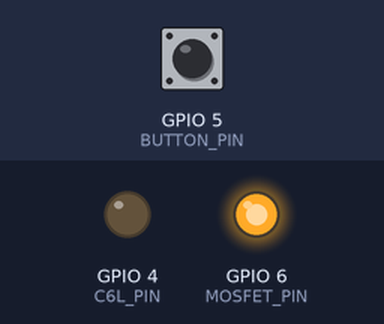
The sketch below on a simulated ESP32-C6. On the bench: output pins drawn as LEDs (lit = HIGH). Dashed ring = blinking. The inputs (shaded band) are chosen by the test bench; at power-on: GPIO 5 (BUTTON_PIN) HIGH. What the sketch prints to the serial monitor is not drawn.

Above: at 2.1 s.
At 3.5 s:
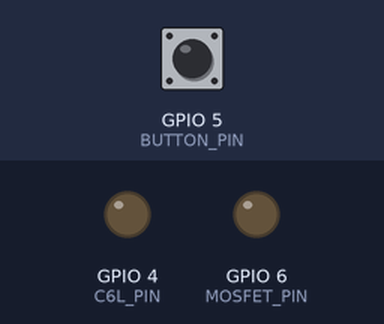
3.6 s: GPIO 5 (BUTTON_PIN) pulled LOW for 1 s
At 4.3 s:
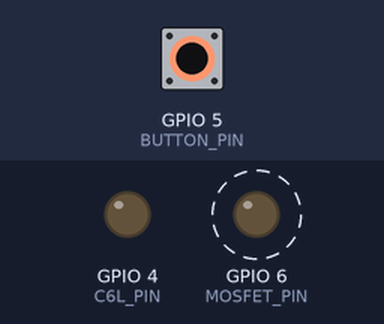
6.1 s: GPIO 5 (BUTTON_PIN) pulled LOW for 3.2 s
Timing chart, 0 to 10.5 s (numbered marks = the images above; inputs shaded):
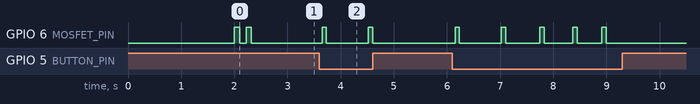

The sketch:

esp32c6_unit_c6l_lora.ino
```cpp
// ============================================
// ESP32-C6 SuperMini + UNIT-C6L
// 10秒長押し -> 爆弾タイマー風ビープ (だんだん加速) + 連続ピー3秒 + G4通知
// ============================================
//
// 配線:
//   GPIO4 -> UNIT-C6L G4 (センサー通知 / Meshtastic Detection)
//   GPIO5 -> デバイススイッチ (SW) 短絡でLOW -> 長押し検出
//   GPIO6 -> NMOS(TRIG) ローサイドMOSFET -> 24Vブザー
//          TRIG-GND 間に 10kΩ プルダウン (書き込み時の誤鳴動防止)
//
// 電源: モバイルバッテリー 5V
// ブザー: DCDCで24V昇圧
// ============================================

#include <math.h>

// ===== ピン定義 (ESP32-C6 SuperMini) =====
const int C6L_PIN    = 4;   // UNIT-C6L G4 へ通知
const int BUTTON_PIN = 5;   // デバイススイッチ (内部プルアップ, 短絡=LOW)
const int MOSFET_PIN = 6;   // ローサイドMOSFET (ブザー駆動)

// ===== タイミング設定 =====
const unsigned long HOLD_TIME          = 10000;  // 長押し判定 10秒
const unsigned long FINAL_BEEP_MS      = 3000;   // 10秒到達後の連続ピー 3秒
const unsigned long C6L_PULSE_MS       = 3000;   // G4 HIGH保持 (発火と同時)
const unsigned long DEBOUNCE_MS        = 50;     // チャタリング除去 (ms)

// 起動音 / カウントダウンビープ (映画の爆弾タイマー風・滑らか加速)
const unsigned long STARTUP_BEEP_MS      = 100;    // 起動音 各ピのON時間
const unsigned long STARTUP_GAP_MS       = 120;    // 起動音 ピ間のOFF
const unsigned long PRESS_BEEP_MS        = 80;     // 押下確認音 ON時間
const unsigned long PIP_ON_MS            = 80;     // 各チックの ON時間
const unsigned long PIP_INTERVAL_START   = 1000;   // 最初のビープ間隔 (ms)
const unsigned long PIP_INTERVAL_END     = 60;     // 10秒直前のビープ間隔 (ms)

// ===== 状態 =====
enum SystemState { STATE_IDLE, STATE_COUNTDOWN, STATE_FIRING, STATE_WAIT_RELEASE };

SystemState   systemState      = STATE_IDLE;
unsigned long pressStart       = 0;
int           lastPrintedTenths = -1;

// カウントダウンビープ ステートマシン
bool          pipOn            = false;
unsigned long pipPhaseStart    = 0;
unsigned long lastPipEnd       = 0;

// チャタリング対策 (デバウンス)
bool          btnReading       = false;
bool          btnStable        = false;
unsigned long btnChangeTime    = 0;

// ----- 前方宣言 -----
bool readButtonDebounced();
void resetCountdownBeep();
void playStartupBeep();
void playPressBeep();
void updateSerialCountdown(unsigned long elapsed);
void updateCountdownBeep(unsigned long elapsed);
unsigned long calcPipInterval(unsigned long elapsed);
void fire();

// 指数カーブで間隔を短縮 (序盤ゆっくり → 終盤急加速、映画の爆弾タイマー風)
unsigned long calcPipInterval(unsigned long elapsed) {
  if (elapsed >= HOLD_TIME) return PIP_INTERVAL_END;
  float progress = (float)elapsed / (float)HOLD_TIME;
  float ratio = (float)PIP_INTERVAL_END / (float)PIP_INTERVAL_START;
  return (unsigned long)((float)PIP_INTERVAL_START * pow(ratio, progress));
}

bool readButtonDebounced() {
  bool reading = (digitalRead(BUTTON_PIN) == LOW);
  if (reading != btnReading) {
    btnReading    = reading;
    btnChangeTime = millis();
  }
  if ((millis() - btnChangeTime) >= DEBOUNCE_MS) {
    btnStable = btnReading;
  }
  return btnStable;
}

void resetCountdownBeep() {
  pipOn         = false;
  pipPhaseStart = millis();
  lastPipEnd    = millis();
  digitalWrite(MOSFET_PIN, LOW);
}

// 起動完了の合図: ピッ・ピッ (2回)
void playStartupBeep() {
  for (int i = 0; i < 2; i++) {
    digitalWrite(MOSFET_PIN, HIGH);
    delay(STARTUP_BEEP_MS);
    digitalWrite(MOSFET_PIN, LOW);
    if (i < 1) delay(STARTUP_GAP_MS);
  }
}

// 押下直後の確認音: ピッ (1回)
void playPressBeep() {
  digitalWrite(MOSFET_PIN, HIGH);
  delay(PRESS_BEEP_MS);
  digitalWrite(MOSFET_PIN, LOW);
  lastPipEnd = millis();
  pipOn      = false;
}

void setup() {
  // 起動直後にブザーOFF (setup完了前の誤動作を抑える)
  pinMode(MOSFET_PIN, OUTPUT);
  pinMode(C6L_PIN, OUTPUT);
  digitalWrite(MOSFET_PIN, LOW);
  digitalWrite(C6L_PIN, LOW);

  Serial.begin(115200);
  delay(2000);  // USB-CDC 安定化

  pinMode(BUTTON_PIN, INPUT_PULLUP);

  btnReading    = (digitalRead(BUTTON_PIN) == LOW);
  btnStable     = btnReading;
  btnChangeTime = millis();

  playStartupBeep();

  Serial.println("=== ESP32-C6 + UNIT-C6L ===");
  Serial.println("起動完了 (ピピ)");
  Serial.println("GPIO5 を 10秒長押しで発火");
  Serial.printf("  ビープ: 爆弾タイマー風 加速 %lu~%lu ms -> 連続ピー %lu秒\n",
                PIP_INTERVAL_START, PIP_INTERVAL_END, FINAL_BEEP_MS / 1000);
  Serial.printf("  デバウンス: %lu ms\n", DEBOUNCE_MS);
}

void loop() {
  bool pressed = readButtonDebounced();

  // 発火中 (3秒連続ピー) はボタン状態を無視
  if (systemState == STATE_FIRING) {
    delay(5);
    return;
  }

  if (systemState == STATE_COUNTDOWN) {
    unsigned long elapsed = millis() - pressStart;
    updateSerialCountdown(elapsed);

    // 10秒到達を最優先 (手を離す直前でも発火する)
    if (elapsed >= HOLD_TIME) {
      systemState = STATE_FIRING;
      digitalWrite(MOSFET_PIN, LOW);
      pipOn = false;
      Serial.println("残り:  0.0秒 -> 発火!");
      fire();
      systemState = STATE_WAIT_RELEASE;
      lastPrintedTenths = -1;
      Serial.println("発火完了 -> ボタンを離すまで待機");
      delay(5);
      return;
    }

    if (!pressed) {
      systemState         = STATE_IDLE;
      lastPrintedTenths   = -1;
      resetCountdownBeep();
      Serial.println("押下解除 (リセット)");
    } else {
      updateCountdownBeep(elapsed);
    }

    delay(5);
    return;
  }

  // 発火後: ボタンが離されるまで新規入力を受け付けない
  if (systemState == STATE_WAIT_RELEASE) {
    if (!pressed) {
      systemState = STATE_IDLE;
      Serial.println("待機中...");
    }
    delay(5);
    return;
  }

  // STATE_IDLE
  if (pressed) {
    systemState       = STATE_COUNTDOWN;
    pressStart        = millis();
    lastPrintedTenths = -1;
    resetCountdownBeep();
    playPressBeep();
    Serial.println("押下開始... (カウントダウン)");
  }

  delay(5);
}

// シリアル: 残り時間を0.1秒単位で改行表示
void updateSerialCountdown(unsigned long elapsed) {
  unsigned long remainMs = HOLD_TIME - elapsed;
  int tenths = (int)((remainMs + 50) / 100);

  if (tenths != lastPrintedTenths) {
    lastPrintedTenths = tenths;
    Serial.printf("残り: %2d.%1d秒\n", tenths / 10, tenths % 10);
  }
}

// カウントダウンビープ (滑らか加速, ノンブロッキング)
void updateCountdownBeep(unsigned long elapsed) {
  unsigned long now = millis();

  if (pipOn) {
    if (now - pipPhaseStart >= PIP_ON_MS) {
      digitalWrite(MOSFET_PIN, LOW);
      pipOn      = false;
      lastPipEnd = now;
    }
  } else {
    unsigned long interval = calcPipInterval(elapsed);
    if (now - lastPipEnd >= interval) {
      digitalWrite(MOSFET_PIN, HIGH);
      pipOn         = true;
      pipPhaseStart = now;
    }
  }
}

// ===== 10秒到達 -> G4通知 + 連続ピー3秒 (手を離しても鳴り続ける) =====
void fire() {
  Serial.println("G4通知 + 連続ピー開始");

  digitalWrite(C6L_PIN, HIGH);
  digitalWrite(MOSFET_PIN, HIGH);
  delay(FINAL_BEEP_MS);
  digitalWrite(MOSFET_PIN, LOW);
  digitalWrite(C6L_PIN, LOW);

  Serial.println("発火完了");
}
```

Measured:
- after the input at 3.6 s, GPIO 6 (MOSFET_PIN): alternates HIGH for 0.08 s and LOW for 0.79 s, 4 changes in all, then stays LOW, starting after 0.05 s
